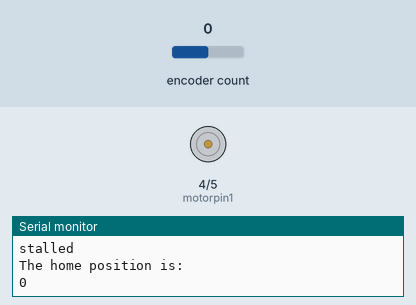
Recording of a program running on a simulated Arduino Uno, built with avr-gcc and run on an emulated ATmega328P. Parts: motor-driver pin pairs drawn as motors (green arrow = first pin HIGH = forward, orange = second pin HIGH = backward, longer = more drive, scaled by the enable pin), the last lines printed to the serial monitor. The inputs (shaded band) are chosen by the test bench; at power-on: encoder count 0.

Above: at 1.6 s.
At 3.6 s:
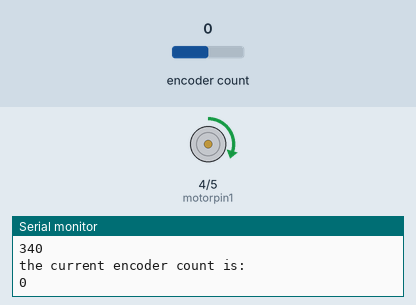
Timing chart, 0 to 5.1 s (numbered marks = the images above):
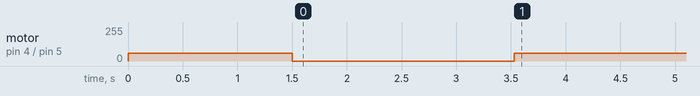

Measured:
- by itself, motor on pin 4 (motorpin1) / pin 5 (motorpin2): stopped → forward 60/255 at 0.00 s, → stopped 1.5 s later, → forward 60/255 2.0 s later

The program:

main.cpp
```cpp
#include <Arduino.h>
#include <Encoder.h>

void getPos();
void homing(int speed);
void goToAngle(int angle,int speed);

Encoder myEnc(2,3);
int motorpin1 = 4;
int motorpin2 = 5;
int motor1enA = 9;
long position  = 0;
long homePos = 0;
long newPos = 0;
bool homing_complete = false;

void setup() {
  Serial.begin(9600);
  pinMode(motorpin1, OUTPUT);
  pinMode(motorpin2, OUTPUT);
  pinMode(motor1enA, OUTPUT);
  Serial.println("Performing homing");
  homing(60);
  delay(2000);
  Serial.println("going to angle:180deg");
}

void loop() {
  goToAngle(180,60);
}

void getPos(){
  newPos = myEnc.read();
  if (newPos != position) {
  position = newPos;
  }
}

void homing(int speed){
  long laggingPos = 10000;
  long timePrev = 0;
  long tempPos = 0;
  while(homing_complete == false){
    long timeNow = millis();
    getPos();
    analogWrite(motor1enA, speed);
    digitalWrite(motorpin1, HIGH);
    digitalWrite(motorpin2, LOW);
    if(timeNow - timePrev >1500){
      timePrev = timeNow;
      laggingPos = tempPos;
      tempPos = position;
    }
    if(laggingPos==position){
      analogWrite(motorpin1,LOW);
      analogWrite(motorpin2,LOW);
      Serial.println("stalled");
      homePos = position;
      Serial.println("The home position is:");
      Serial.println(homePos);
      homing_complete = true;
    }
  }
}

void goToAngle(int angle, int speed){
  long target = 1.89 * angle;
  Serial.println("the target encoder count is:");
  Serial.println(target);
  Serial.println("the current encoder count is:");
  Serial.println(position - homePos);
  while(position - homePos > target){
    getPos();
    analogWrite(motor1enA, speed);
    digitalWrite(motorpin1, LOW);
    digitalWrite(motorpin2, HIGH);
  }
  while(position - homePos < target){
    getPos();
    analogWrite(motor1enA, speed);
    digitalWrite(motorpin1, HIGH);
    digitalWrite(motorpin2, LOW);
  }
  while(position - homePos == target){
    getPos();
    digitalWrite(motorpin1, LOW);
    digitalWrite(motorpin2, LOW);
  }
}
```
